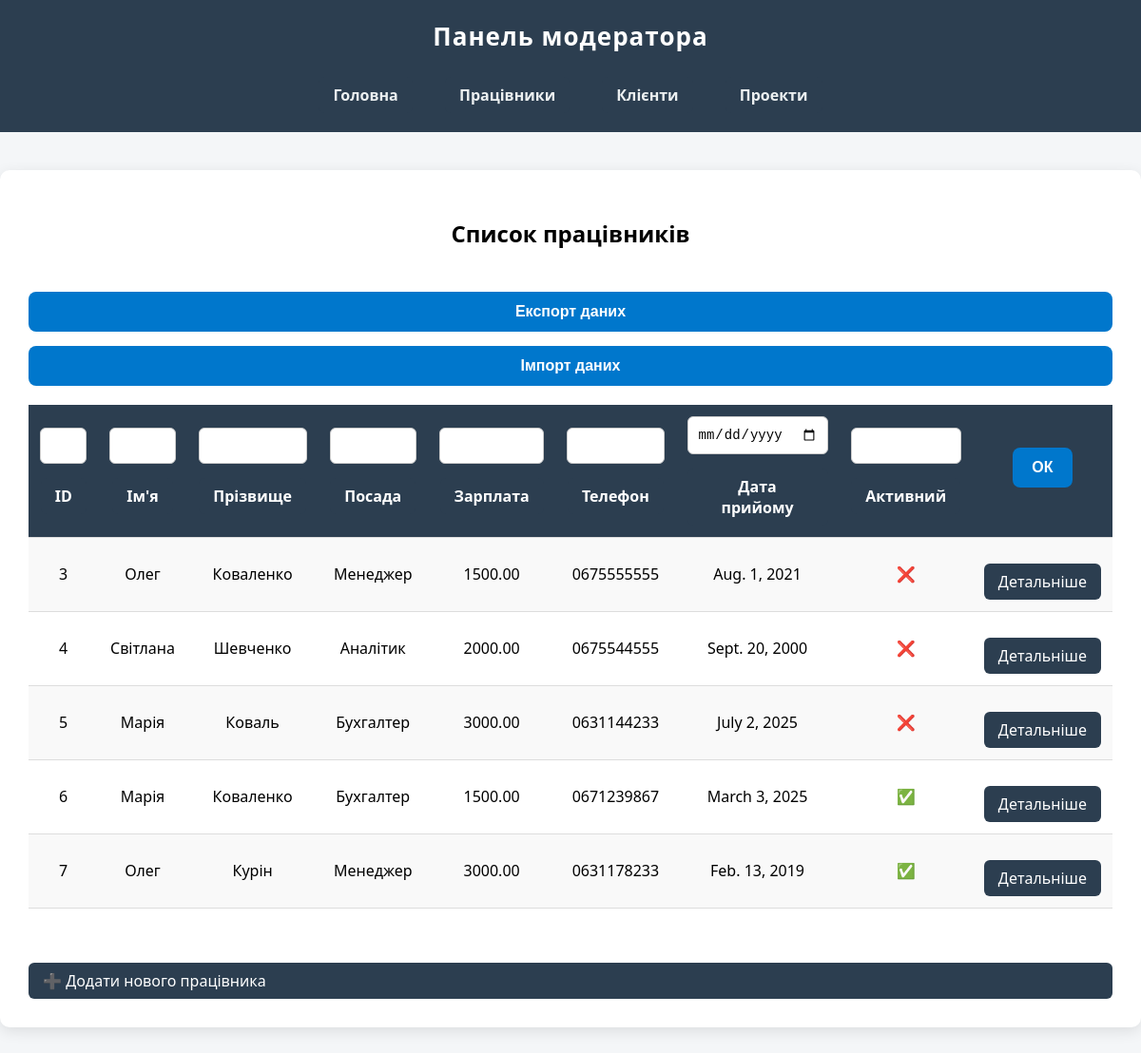
/moderator/workers/, run on an earlier commit of the app's database.
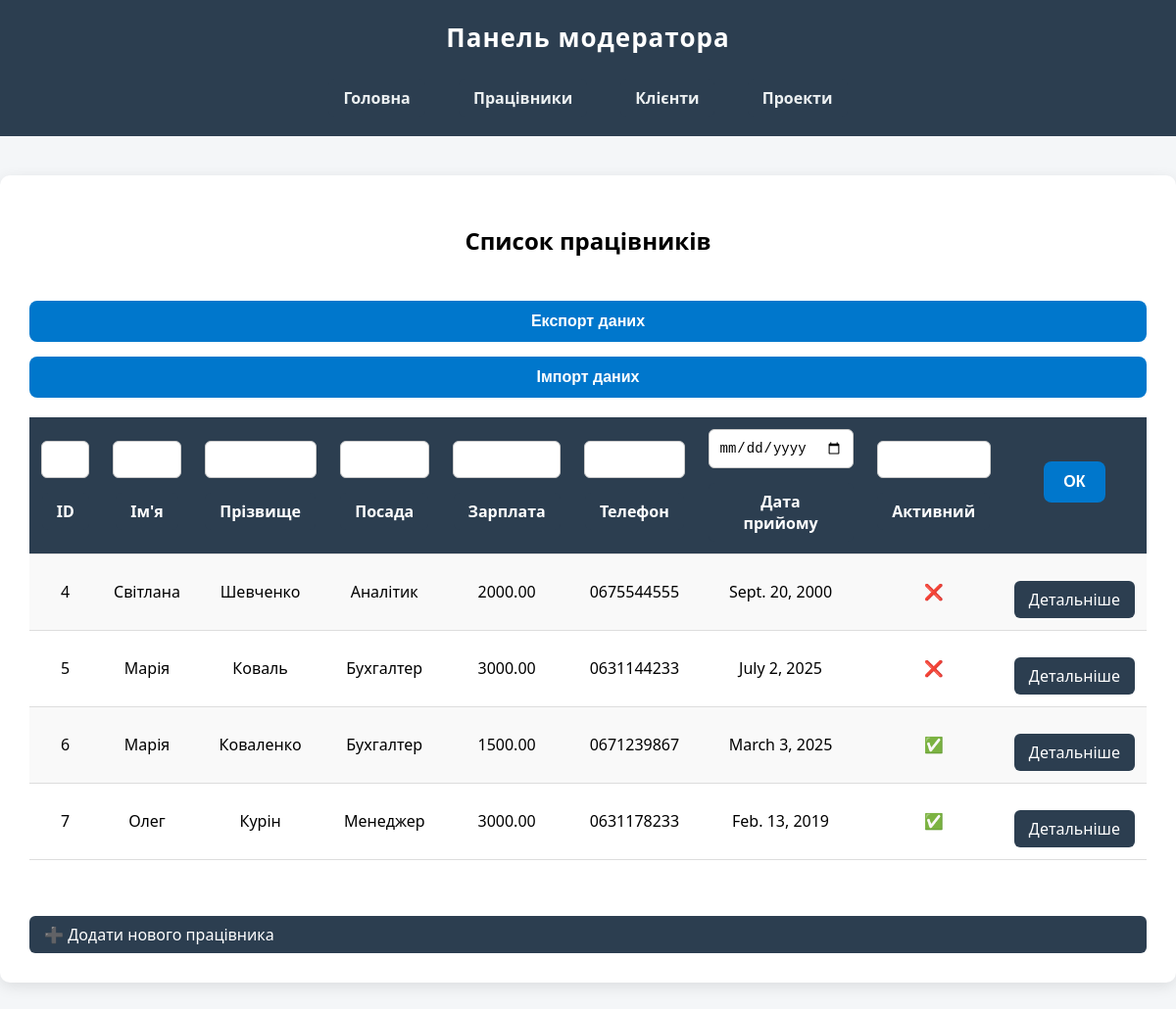
And on a later commit of the database.
### main/models.py (models this page shows, shortened)
class Worker(models.Model):
    id = models.IntegerField('№', primary_key=True)
    name = models.CharField('Ім’я', max_length=20)
    surname = models.CharField('Прізвище', max_length=20)
    position = models.CharField('Посада', max_length=50)
    salary = models.DecimalField('Зарплата', max_digits=10, decimal_places=2)
    phone = models.CharField('Телефон', max_length=20)
    date_hired = models.DateField('Дата найму')
    is_active = models.BooleanField('Активний', default=False)

### moderator/views.py (the view)
# urls.py: path('workers/',views.show_workers_list,name='workers_list'),
def show_workers_list(request):
    logger.info('Користувач перейшов на сторінку списку робітників')
    all_workers = Worker.objects.all()
    sort_field = request.GET.get('sort', 'id')
    direction = request.GET.get('dir', 'asc')
    if request.method == 'GET':
        filter_fields = ['id', 'name', 'surname', 'position', 'salary', 'phone', 'date_hired', 'is_active']
        filters = {}
        for i in filter_fields:
            value = request.GET.get(f'filter_{i}')
            if value:
                filters[i] = value
        all_workers = all_workers.filter(**filters)
    if direction == 'desc':
        all_workers = all_workers.order_by(f'-{sort_field}')
    else:
        all_workers = all_workers.order_by(sort_field)
    return render(request, 'moderator/workers/workers_list.html', {'all_workers': all_workers, 'sort_field': sort_field, 'direction': direction})

### moderator/templates/moderator/workers/workers_list.html (shortened to what this page needs)
{% extends 'layout_m.html' %}
{% block content %}
    <h2 style="text-align: center; margin-bottom: 30px;">Список працівників</h2>
    <form action="{% url 'export_workers' %}" method="post">
        <button type="submit">Експорт даних</button>
    </form>
    <form action="{% url 'import_workers' %}" method="post">
        <button type="submit">Імпорт даних</button>
    </form>
    <form method="get">
        <table>
            <tr>
                <th>
                    <input name="filter_id" type="number">
                    <a href="?sort=id&dir={% if sort_field == 'id' and direction == 'asc' %}desc{% else %}asc{% endif %}">ID</a>
                </th>
                <th>
                    <input name="filter_name" type="text">
                    <a href="?sort=name&dir={% if sort_field == 'name' and direction == 'asc' %}desc{% else %}asc{% endif %}">Ім'я</a>
                </th>
                <th>
                    <input name="filter_surname" type="text">
                    <a href="?sort=surname&dir={% if sort_field == 'surname' and direction == 'asc' %}desc{% else %}asc{% endif %}">Прізвище</a>
                </th>
                <th>
                    <input name="filter_position" type="text">
                    <a href="?sort=position&dir={% if sort_field == 'position' and direction == 'asc' %}desc{% else %}asc{% endif %}">Посада</a>
                </th>
                <th>
                    <input name="filter_salary" type="number">
                    <a href="?sort=salary&dir={% if sort_field == 'salary' and direction == 'asc' %}desc{% else %}asc{% endif %}">Зарплата</a>
                </th>
                <th><input name="filter_phone" type="text">
                    <a href="?sort=phone&dir={% if sort_field == 'phone' and direction == 'asc' %}desc{% else %}asc{% endif %}">Телефон</a></th>
                <th>
                    <input name="filter_date_hired" type="date">
                    <a href="?sort=date_hired&dir={% if sort_field == 'date_hired' and direction == 'asc' %}desc{% else %}asc{% endif %}">Дата прийому</a>
                </th>
                <th>
                    <input name="filter_is_active" type="boolean">
                    <a href="?sort=is_active&dir={% if sort_field == 'is_active' and direction == 'asc' %}desc{% else %}asc{% endif %}">Активний</a>
                </th>
                <th><button type="submit">{% block b %}ОК{% endblock %}</button><br><br></th>
            </tr>
            {% for worker in all_workers %}
            <tr>
                <td>{{ worker.id }}</td>
                <td>{{ worker.name }}</td>
                <td>{{ worker.surname }}</td>
                <td>{{ worker.position }}</td>
                <td>{{ worker.salary }}</td>
                <td>{{ worker.phone }}</td>
                <td>{{ worker.date_hired }}</td>
                <td>{% if worker.is_active %}✅{% else %}❌{% endif %}</td>
                <td><a href="{% url 'worker_details' worker.id%}">Детальніше</a></td>
            </tr>
            {% endfor %}
        </table>
        <br>
        <a href="{% url 'worker_create' %}">➕ Додати нового працівника</a>
    </form>
{% endblock %}

What changed in the data, as far as the page shows it:
removed Worker: id "3", name "Олег", surname "Коваленко", position "Менеджер", salary "1500.00", phone "0675555555", date_hired "Aug. 1, 2021"
